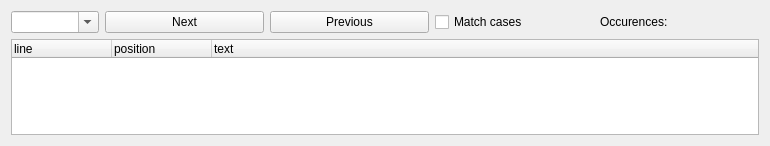
<?xml version="1.0" encoding="UTF-8"?>
<ui version="4.0">
 <class>FindDialog</class>
 <widget class="QWidget" name="FindDialog">
  <property name="geometry">
   <rect>
    <x>0</x>
    <y>0</y>
    <width>770</width>
    <height>146</height>
   </rect>
  </property>
  <property name="windowTitle">
   <string>Form</string>
  </property>
  <layout class="QGridLayout" name="gridLayout">
   <item row="1" column="0">
    <widget class="QTreeWidget" name="foundTextsTreeWidget">
     <column>
      <property name="text">
       <string>line</string>
      </property>
     </column>
     <column>
      <property name="text">
       <string>position</string>
      </property>
     </column>
     <column>
      <property name="text">
       <string>text</string>
      </property>
     </column>
    </widget>
   </item>
   <item row="0" column="0">
    <layout class="QHBoxLayout" name="horizontalLayout">
     <item>
      <widget class="QComboBox" name="textSearchField">
       <property name="sizePolicy">
        <sizepolicy hsizetype="Maximum" vsizetype="Fixed">
         <horstretch>0</horstretch>
         <verstretch>0</verstretch>
        </sizepolicy>
       </property>
       <property name="editable">
        <bool>true</bool>
       </property>
       <property name="placeholderText">
        <string>Text to find</string>
       </property>
      </widget>
     </item>
     <item>
      <widget class="QPushButton" name="nextButton">
       <property name="text">
        <string>Next</string>
       </property>
      </widget>
     </item>
     <item>
      <widget class="QPushButton" name="pushButton">
       <property name="text">
        <string>Previous</string>
       </property>
      </widget>
     </item>
     <item>
      <widget class="QCheckBox" name="matchCasesCheckBox">
       <property name="text">
        <string>Match cases</string>
       </property>
      </widget>
     </item>
     <item>
      <widget class="QLabel" name="occurencesLabel">
       <property name="toolTip">
        <string>occurences count of provided text. First value is case sensitive, second one case insensitive</string>
       </property>
       <property name="text">
        <string>Occurences:</string>
       </property>
      </widget>
     </item>
    </layout>
   </item>
  </layout>
 </widget>
 <resources/>
 <connections>
  <connection>
   <sender>textSearchField</sender>
   <signal>currentTextChanged(QString)</signal>
   <receiver>FindDialog</receiver>
   <slot>currentTextChanged(QString)</slot>
   <hints>
    <hint type="sourcelabel">
     <x>81</x>
     <y>34</y>
    </hint>
    <hint type="destinationlabel">
     <x>101</x>
     <y>2</y>
    </hint>
   </hints>
  </connection>
  <connection>
   <sender>matchCasesCheckBox</sender>
   <signal>toggled(bool)</signal>
   <receiver>FindDialog</receiver>
   <slot>odCheckboxMatchCasesChanged(bool)</slot>
   <hints>
    <hint type="sourcelabel">
     <x>443</x>
     <y>24</y>
    </hint>
    <hint type="destinationlabel">
     <x>704</x>
     <y>5</y>
    </hint>
   </hints>
  </connection>
 </connections>
 <slots>
  <slot>currentTextChanged(QString)</slot>
  <slot>odCheckboxMatchCasesChanged(bool)</slot>
 </slots>
</ui>
